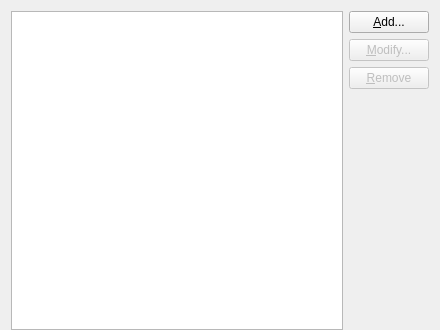
<?xml version="1.0" encoding="UTF-8"?>
<ui version="4.0">
 <class>DictPage</class>
 <widget class="QWidget" name="DictPage">
  <property name="geometry">
   <rect>
    <x>0</x>
    <y>0</y>
    <width>440</width>
    <height>330</height>
   </rect>
  </property>
  <layout class="QHBoxLayout" name="horizontalLayout">
   <property name="bottomMargin">
    <number>0</number>
   </property>
   <item>
    <widget class="QTreeView" name="servers_view">
     <property name="verticalScrollMode">
      <enum>QAbstractItemView::ScrollPerPixel</enum>
     </property>
     <property name="rootIsDecorated">
      <bool>false</bool>
     </property>
     <property name="sortingEnabled">
      <bool>true</bool>
     </property>
    </widget>
   </item>
   <item>
    <layout class="QVBoxLayout" name="button_layout">
     <item>
      <widget class="KPushButton" name="add">
       <property name="text">
        <string>&amp;Add...</string>
       </property>
      </widget>
     </item>
     <item>
      <widget class="KPushButton" name="modify">
       <property name="enabled">
        <bool>false</bool>
       </property>
       <property name="text">
        <string>&amp;Modify...</string>
       </property>
      </widget>
     </item>
     <item>
      <widget class="KPushButton" name="remove">
       <property name="enabled">
        <bool>false</bool>
       </property>
       <property name="text">
        <string>&amp;Remove</string>
       </property>
      </widget>
     </item>
     <item>
      <spacer name="button_spacer">
       <property name="orientation">
        <enum>Qt::Vertical</enum>
       </property>
       <property name="sizeHint" stdset="0">
        <size>
         <width>20</width>
         <height>40</height>
        </size>
       </property>
      </spacer>
     </item>
    </layout>
   </item>
  </layout>
 </widget>
 <customwidgets>
  <customwidget>
   <class>KPushButton</class>
   <extends>QPushButton</extends>
   <header>kpushbutton.h</header>
  </customwidget>
 </customwidgets>
 <resources/>
 <connections/>
</ui>
